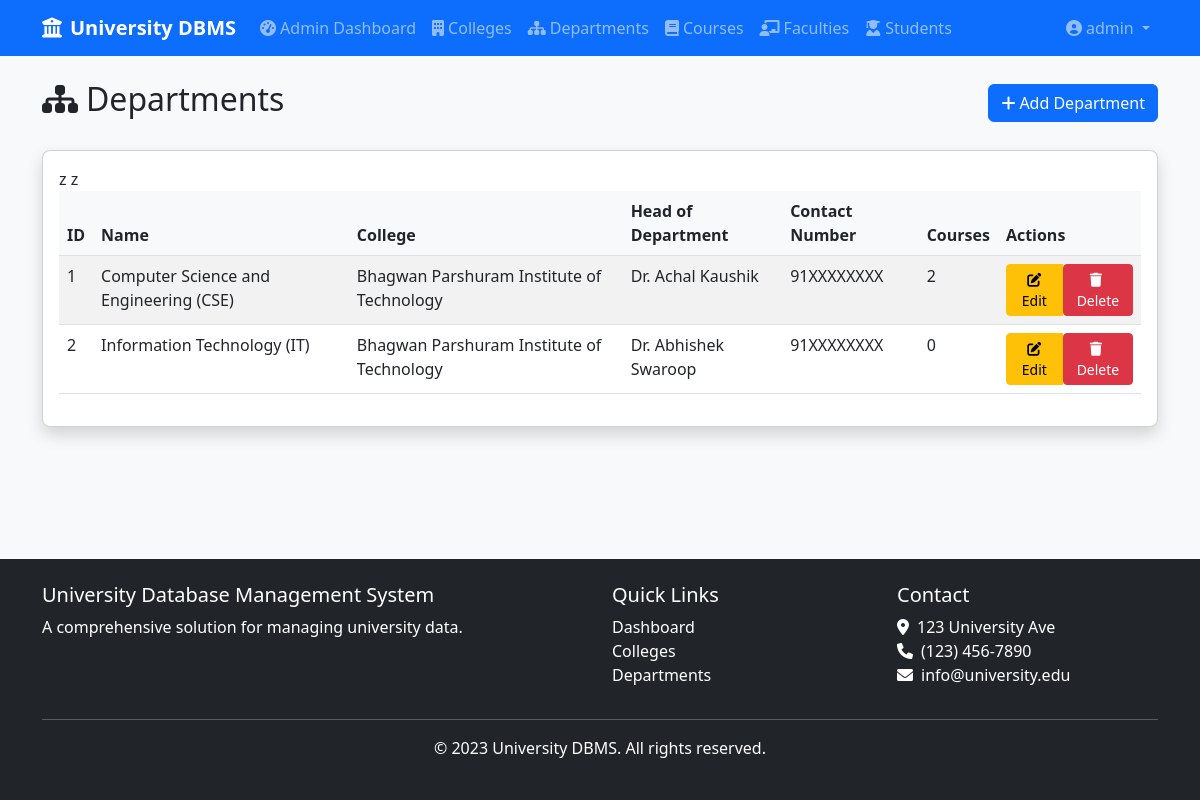
The app's page /admin/departments (signed in), older data.
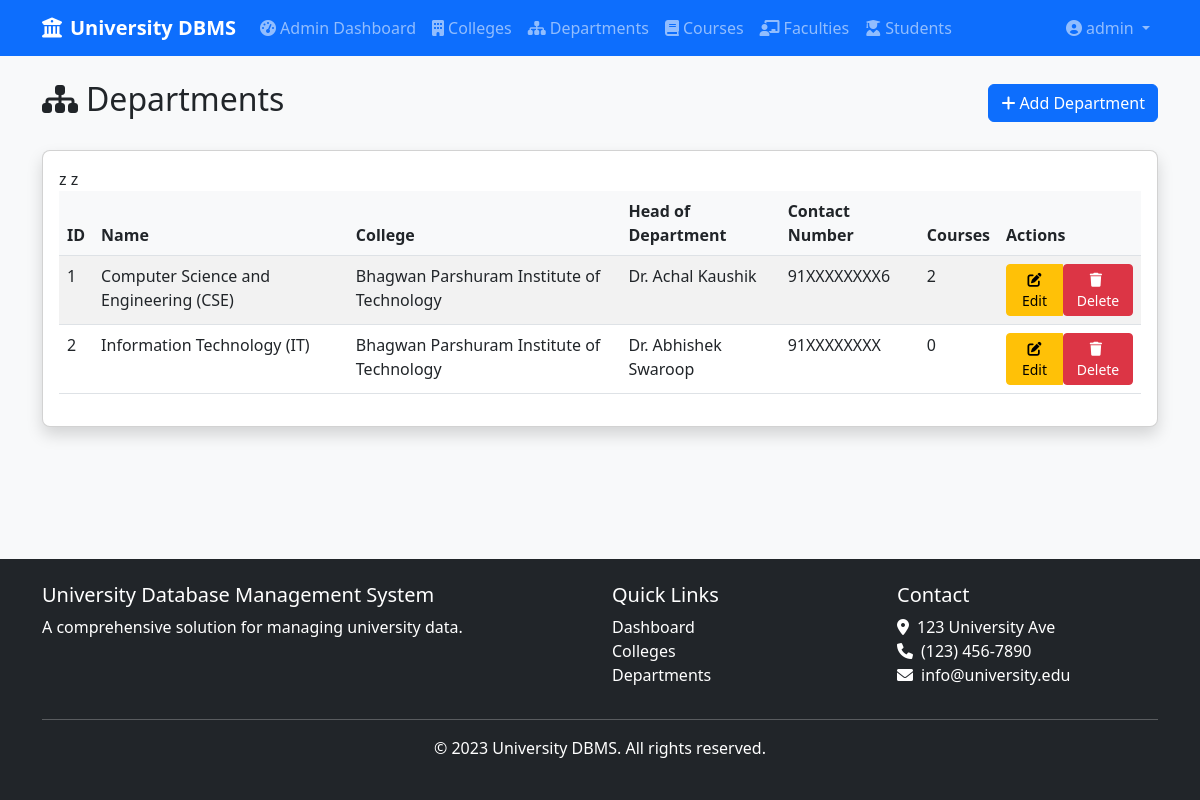
The same page, newer data.
### app/models/department.py (models this page shows, shortened)
class Department(db.Model):
    __tablename__ = 'departments'
    id = db.Column(db.Integer, primary_key=True)
    name = db.Column(db.String(100), nullable=False)
    head_of_department = db.Column(db.String(100), nullable=False)
    contact_number = db.Column(db.String(20), nullable=False)
    college_id = db.Column(db.Integer, db.ForeignKey('colleges.id'), nullable=False)

### app/models/college.py (models this page shows, shortened)
class College(db.Model):
    __tablename__ = 'colleges'
    id = db.Column(db.Integer, primary_key=True)
    name = db.Column(db.String(100), nullable=False)
    address = db.Column(db.String(200), nullable=False)
    departments = db.relationship('Department', backref='college', lazy=True)
    contacts = db.relationship('CollegeContact', backref='college', lazy=True, cascade='all, delete-orphan')

### app/routes/admin.py (the view)
@admin.route('/departments')
@admin_required
def departments():
    departments = Department.query.all()
    return render_template('admin/departments/index.html', departments=departments)

### app/models/user.py (called while the page is built)
@login_manager.user_loader
def load_user(user_id):
    return User.query.get(int(user_id))

    def is_admin(self):
        return self.role == 'admin'

### app/routes/admin.py (called while the page is built)
def admin_required(f):
    @wraps(f)
    @login_required
    def decorated_function(*args, **kwargs):
        if not current_user.role == 'admin':
            flash('You do not have permission to access this page.', 'danger')
            return redirect(url_for('main.index'))
        return f(*args, **kwargs)
    return decorated_function

### app/templates/admin/departments/index.html (shortened to what this page needs)
{% extends "base.html" %}
{% block content %}
<div class="d-flex justify-content-between align-items-center mb-4">
    <h2><i class="fas fa-sitemap me-2"></i>Departments</h2>
    <a href="{{ url_for('admin.create_department') }}" class="btn btn-primary">
        <i class="fas fa-plus me-1"></i>Add Department
    </a>
</div>
<div class="card shadow">
    <div class="card-body">
        <div class="table-responsive">
            <table class="table table-striped table-hover">
                <thead>
                    <tr>
                        <th>ID</th>
                        <th>Name</th>
                        <th>College</th>
                        <th>Head of Department</th>
                        <th>Contact Number</th>
                        <th>Courses</th>
                        <th>Actions</th>
                    </tr>
                </thead>
                <tbody>
                    {% for department in departments %}
                    <tr>
                        <td>{{ department.id }}</td>
                        <td>{{ department.name }}</td>
                        <td>{{ department.college.name }}</td>
                        <td>{{ department.head_of_department }}</td>
                        <td>{{ department.contact_number }}</td>
                        <td>{{ department.courses|length }}</td>
z                        <td>
                            <div class="btn-group" role="group">
                                <a href="{{ url_for('admin.edit_department', id=department.id) }}" class="btn btn-warning btn-sm">
                                    <i class="fas fa-edit"></i> Edit
                                </a>
                                <form action="{{ url_for('admin.delete_department', id=department.id) }}" method="POST" class="d-inline">
                                    <button type="submit" class="btn btn-sm btn-danger" onclick="return confirm('Are you sure you want to delete this department?');">
                                        <i class="fas fa-trash me-1"></i>Delete
                                    </button>
                                </form>
                            </div>
                        </td>
                    </tr>
                    {% endfor %}
                </tbody>
            </table>
        </div>
    </div>
</div>
{% endblock %}

Row changes from the older to the newer data that the page shows:
changed Department "Computer Science and Engineering (CSE)": contact_number "91XXXXXXXX" → "91XXXXXXXX6"
